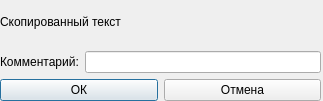
<?xml version="1.0" encoding="UTF-8"?>
<ui version="4.0">
 <class>Dialog</class>
 <widget class="QDialog" name="Dialog">
  <property name="geometry">
   <rect>
    <x>0</x>
    <y>0</y>
    <width>323</width>
    <height>101</height>
   </rect>
  </property>
  <property name="windowTitle">
   <string>Dialog</string>
  </property>
  <widget class="QWidget" name="verticalLayoutWidget">
   <property name="geometry">
    <rect>
     <x>0</x>
     <y>-1</y>
     <width>321</width>
     <height>102</height>
    </rect>
   </property>
   <layout class="QVBoxLayout" name="verticalLayout">
    <item>
     <widget class="QLabel" name="label">
      <property name="text">
       <string>Скопированный текст</string>
      </property>
     </widget>
    </item>
    <item>
     <layout class="QHBoxLayout" name="horizontalLayout_2">
      <item>
       <widget class="QLabel" name="label_2">
        <property name="text">
         <string>Комментарий:</string>
        </property>
       </widget>
      </item>
      <item>
       <widget class="QLineEdit" name="lineEdit"/>
      </item>
     </layout>
    </item>
    <item>
     <layout class="QHBoxLayout" name="horizontalLayout">
      <item>
       <widget class="QPushButton" name="pushButton">
        <property name="text">
         <string>ОК</string>
        </property>
       </widget>
      </item>
      <item>
       <widget class="QPushButton" name="pushButton_2">
        <property name="text">
         <string>Отмена</string>
        </property>
       </widget>
      </item>
     </layout>
    </item>
   </layout>
  </widget>
 </widget>
 <resources/>
 <connections/>
</ui>
